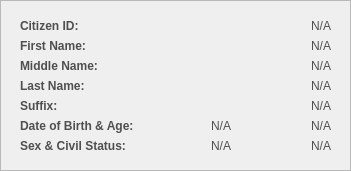
     <widget class="QFrame" name="basePopUpBodyFrame_4">
      <property name="geometry">
       <rect>
        <x>190</x>
        <y>20</y>
        <width>351</width>
        <height>171</height>
       </rect>
      </property>
      <property name="styleSheet">
       <string notr="true">#basePopUpBodyFrame_4 {
	background-color: rgb(247, 247, 247);
	border: 1px solid rgb(194, 194, 194);
	border-radius: 10px;
}</string>
      </property>
      <property name="frameShape">
       <enum>QFrame::Shape::StyledPanel</enum>
      </property>
      <property name="frameShadow">
       <enum>QFrame::Shadow::Raised</enum>
      </property>
      <widget class="QLabel" name="cp_labelCitizenID">
       <property name="geometry">
        <rect>
         <x>20</x>
         <y>10</y>
         <width>141</width>
         <height>31</height>
        </rect>
       </property>
       <property name="font">
        <font>
         <family>Arial</family>
         <pointsize>9</pointsize>
         <bold>true</bold>
        </font>
       </property>
       <property name="styleSheet">
        <string notr="true">#cp_labelCitizenID{
	background-color:transparent;
	color:#4f4f4f;
}</string>
       </property>
       <property name="text">
        <string>Citizen ID:</string>
       </property>
       <property name="alignment">
        <set>Qt::AlignmentFlag::AlignLeading|Qt::AlignmentFlag::AlignLeft|Qt::AlignmentFlag::AlignVCenter</set>
       </property>
      </widget>
      <widget class="QLabel" name="cp_displayCItizenID">
       <property name="geometry">
        <rect>
         <x>130</x>
         <y>10</y>
         <width>201</width>
         <height>31</height>
        </rect>
       </property>
       <property name="font">
        <font>
         <family>Arial</family>
         <pointsize>9</pointsize>
        </font>
       </property>
       <property name="styleSheet">
        <string notr="true">#cp_displayCItizenID{
	background-color:transparent;
	color:#4f4f4f;
}</string>
       </property>
       <property name="text">
        <string>N/A</string>
       </property>
       <property name="alignment">
        <set>Qt::AlignmentFlag::AlignRight|Qt::AlignmentFlag::AlignTrailing|Qt::AlignmentFlag::AlignVCenter</set>
       </property>
      </widget>
      <widget class="QLabel" name="cp_displayFirstName">
       <property name="geometry">
        <rect>
         <x>130</x>
         <y>30</y>
         <width>201</width>
         <height>31</height>
        </rect>
       </property>
       <property name="font">
        <font>
         <family>Arial</family>
         <pointsize>9</pointsize>
        </font>
       </property>
       <property name="styleSheet">
        <string notr="true">#cp_displayFirstName{
	background-color:transparent;
	color:#4f4f4f;
}</string>
       </property>
       <property name="text">
        <string>N/A</string>
       </property>
       <property name="alignment">
        <set>Qt::AlignmentFlag::AlignRight|Qt::AlignmentFlag::AlignTrailing|Qt::AlignmentFlag::AlignVCenter</set>
       </property>
      </widget>
      <widget class="QLabel" name="cp_labelFirstName">
       <property name="geometry">
        <rect>
         <x>20</x>
         <y>30</y>
         <width>141</width>
         <height>31</height>
        </rect>
       </property>
       <property name="font">
        <font>
         <family>Arial</family>
         <pointsize>9</pointsize>
         <bold>true</bold>
        </font>
       </property>
       <property name="styleSheet">
        <string notr="true">#cp_labelFirstName{
	background-color:transparent;
	color:#4f4f4f;
}</string>
       </property>
       <property name="text">
        <string>First Name:</string>
       </property>
       <property name="alignment">
        <set>Qt::AlignmentFlag::AlignLeading|Qt::AlignmentFlag::AlignLeft|Qt::AlignmentFlag::AlignVCenter</set>
       </property>
      </widget>
      <widget class="QLabel" name="cp_labelLastName">
       <property name="geometry">
        <rect>
         <x>20</x>
         <y>70</y>
         <width>141</width>
         <height>31</height>
        </rect>
       </property>
       <property name="font">
        <font>
         <family>Arial</family>
         <pointsize>9</pointsize>
         <bold>true</bold>
        </font>
       </property>
       <property name="styleSheet">
        <string notr="true">#cp_labelLastName{
	background-color:transparent;
	color:#4f4f4f;
}</string>
       </property>
       <property name="text">
        <string>Last Name:</string>
       </property>
       <property name="alignment">
        <set>Qt::AlignmentFlag::AlignLeading|Qt::AlignmentFlag::AlignLeft|Qt::AlignmentFlag::AlignVCenter</set>
       </property>
      </widget>
      <widget class="QLabel" name="cp_displayLastName">
       <property name="geometry">
        <rect>
         <x>130</x>
         <y>70</y>
         <width>201</width>
         <height>31</height>
        </rect>
       </property>
       <property name="font">
        <font>
         <family>Arial</family>
         <pointsize>9</pointsize>
        </font>
       </property>
       <property name="styleSheet">
        <string notr="true">#cp_displayLastName{
	background-color:transparent;
	color:#4f4f4f;
}</string>
       </property>
       <property name="text">
        <string>N/A</string>
       </property>
       <property name="alignment">
        <set>Qt::AlignmentFlag::AlignRight|Qt::AlignmentFlag::AlignTrailing|Qt::AlignmentFlag::AlignVCenter</set>
       </property>
      </widget>
      <widget class="QLabel" name="cp_displayMiddleName">
       <property name="geometry">
        <rect>
         <x>130</x>
         <y>50</y>
         <width>201</width>
         <height>31</height>
        </rect>
       </property>
       <property name="font">
        <font>
         <family>Arial</family>
         <pointsize>9</pointsize>
        </font>
       </property>
       <property name="styleSheet">
        <string notr="true">#cp_displayMiddleName{
	background-color:transparent;
	color:#4f4f4f;
}</string>
       </property>
       <property name="text">
        <string>N/A</string>
       </property>
       <property name="alignment">
        <set>Qt::AlignmentFlag::AlignRight|Qt::AlignmentFlag::AlignTrailing|Qt::AlignmentFlag::AlignVCenter</set>
       </property>
      </widget>
      <widget class="QLabel" name="cp_labelMiddleName">
       <property name="geometry">
        <rect>
         <x>20</x>
         <y>50</y>
         <width>141</width>
         <height>31</height>
        </rect>
       </property>
       <property name="font">
        <font>
         <family>Arial</family>
         <pointsize>9</pointsize>
         <bold>true</bold>
        </font>
       </property>
       <property name="styleSheet">
        <string notr="true">#cp_labelMiddleName{
	background-color:transparent;
	color:#4f4f4f;
}</string>
       </property>
       <property name="text">
        <string>Middle Name:</string>
       </property>
       <property name="alignment">
        <set>Qt::AlignmentFlag::AlignLeading|Qt::AlignmentFlag::AlignLeft|Qt::AlignmentFlag::AlignVCenter</set>
       </property>
      </widget>
      <widget class="QLabel" name="cp_labelSex">
       <property name="geometry">
        <rect>
         <x>20</x>
         <y>130</y>
         <width>141</width>
         <height>31</height>
        </rect>
       </property>
       <property name="font">
        <font>
         <family>Arial</family>
         <pointsize>9</pointsize>
         <bold>true</bold>
        </font>
       </property>
       <property name="styleSheet">
        <string notr="true">#cp_labelSex{
	background-color:transparent;
	color:#4f4f4f;
}</string>
       </property>
       <property name="text">
        <string>Sex &amp; Civil Status:</string>
       </property>
       <property name="alignment">
        <set>Qt::AlignmentFlag::AlignLeading|Qt::AlignmentFlag::AlignLeft|Qt::AlignmentFlag::AlignVCenter</set>
       </property>
      </widget>
      <widget class="QLabel" name="cp_displaySex">
       <property name="geometry">
        <rect>
         <x>130</x>
         <y>130</y>
         <width>101</width>
         <height>31</height>
        </rect>
       </property>
       <property name="font">
        <font>
         <family>Arial</family>
         <pointsize>9</pointsize>
        </font>
       </property>
       <property name="styleSheet">
        <string notr="true">#cp_displaySex{
	background-color:transparent;
	color:#4f4f4f;
}</string>
       </property>
       <property name="text">
        <string>N/A</string>
       </property>
       <property name="alignment">
        <set>Qt::AlignmentFlag::AlignRight|Qt::AlignmentFlag::AlignTrailing|Qt::AlignmentFlag::AlignVCenter</set>
       </property>
      </widget>
      <widget class="QLabel" name="cp_displayDOB">
       <property name="geometry">
        <rect>
         <x>130</x>
         <y>110</y>
         <width>101</width>
         <height>31</height>
        </rect>
       </property>
       <property name="font">
        <font>
         <family>Arial</family>
         <pointsize>9</pointsize>
        </font>
       </property>
       <property name="styleSheet">
        <string notr="true">#cp_displayDOB{
	background-color:transparent;
	color:#4f4f4f;
}</string>
       </property>
       <property name="text">
        <string>N/A</string>
       </property>
       <property name="alignment">
        <set>Qt::AlignmentFlag::AlignRight|Qt::AlignmentFlag::AlignTrailing|Qt::AlignmentFlag::AlignVCenter</set>
       </property>
      </widget>
      <widget class="QLabel" name="cp_displaySuffix">
       <property name="geometry">
        <rect>
         <x>130</x>
         <y>90</y>
         <width>201</width>
         <height>31</height>
        </rect>
       </property>
       <property name="font">
        <font>
         <family>Arial</family>
         <pointsize>9</pointsize>
        </font>
       </property>
       <property name="styleSheet">
        <string notr="true">#cp_displaySuffix{
	background-color:transparent;
	color:#4f4f4f;
}</string>
       </property>
       <property name="text">
        <string>N/A</string>
       </property>
       <property name="alignment">
        <set>Qt::AlignmentFlag::AlignRight|Qt::AlignmentFlag::AlignTrailing|Qt::AlignmentFlag::AlignVCenter</set>
       </property>
      </widget>
      <widget class="QLabel" name="cp_labelSuffiix">
       <property name="geometry">
        <rect>
         <x>20</x>
         <y>90</y>
         <width>141</width>
         <height>31</height>
        </rect>
       </property>
       <property name="font">
        <font>
         <family>Arial</family>
         <pointsize>9</pointsize>
         <bold>true</bold>
        </font>
       </property>
       <property name="styleSheet">
        <string notr="true">#cp_labelSuffiix{
	background-color:transparent;
	color:#4f4f4f;
}</string>
       </property>
       <property name="text">
        <string>Suffix:</string>
       </property>
       <property name="alignment">
        <set>Qt::AlignmentFlag::AlignLeading|Qt::AlignmentFlag::AlignLeft|Qt::AlignmentFlag::AlignVCenter</set>
       </property>
      </widget>
      <widget class="QLabel" name="cp_labelDOB">
       <property name="geometry">
        <rect>
         <x>20</x>
         <y>110</y>
         <width>141</width>
         <height>31</height>
        </rect>
       </property>
       <property name="font">
        <font>
         <family>Arial</family>
         <pointsize>9</pointsize>
         <bold>true</bold>
        </font>
       </property>
       <property name="styleSheet">
        <string notr="true">#cp_labelDOB{
	background-color:transparent;
	color:#4f4f4f;
}</string>
       </property>
       <property name="text">
        <string>Date of Birth &amp; Age:</string>
       </property>
       <property name="alignment">
        <set>Qt::AlignmentFlag::AlignLeading|Qt::AlignmentFlag::AlignLeft|Qt::AlignmentFlag::AlignVCenter</set>
       </property>
      </widget>
      <widget class="QLabel" name="cp_displaySex_2">
       <property name="geometry">
        <rect>
         <x>270</x>
         <y>160</y>
         <width>101</width>
         <height>31</height>
        </rect>
       </property>
       <property name="font">
        <font>
         <family>Arial</family>
         <pointsize>9</pointsize>
        </font>
       </property>
       <property name="styleSheet">
        <string notr="true">#cp_displaySex{
	background-color:transparent;
	color:#4f4f4f;
}</string>
       </property>
       <property name="text">
        <string>Male</string>
       </property>
       <property name="alignment">
        <set>Qt::AlignmentFlag::AlignRight|Qt::AlignmentFlag::AlignTrailing|Qt::AlignmentFlag::AlignVCenter</set>
       </property>
      </widget>
      <widget class="QLabel" name="cp_displayCivilStatus">
       <property name="geometry">
        <rect>
         <x>250</x>
         <y>130</y>
         <width>81</width>
         <height>31</height>
        </rect>
       </property>
       <property name="font">
        <font>
         <family>Arial</family>
         <pointsize>9</pointsize>
        </font>
       </property>
       <property name="styleSheet">
        <string notr="true">#cp_displayCivilStatus{
	background-color:transparent;
	color:#4f4f4f;
}</string>
       </property>
       <property name="text">
        <string>N/A</string>
       </property>
       <property name="alignment">
        <set>Qt::AlignmentFlag::AlignRight|Qt::AlignmentFlag::AlignTrailing|Qt::AlignmentFlag::AlignVCenter</set>
       </property>
      </widget>
      <widget class="QLabel" name="cp_displayAge">
       <property name="geometry">
        <rect>
         <x>250</x>
         <y>110</y>
         <width>81</width>
         <height>31</height>
        </rect>
       </property>
       <property name="font">
        <font>
         <family>Arial</family>
         <pointsize>9</pointsize>
        </font>
       </property>
       <property name="styleSheet">
        <string notr="true">#cp_displayAge{
	background-color:transparent;
	color:#4f4f4f;
}</string>
       </property>
       <property name="text">
        <string>N/A</string>
       </property>
       <property name="alignment">
        <set>Qt::AlignmentFlag::AlignRight|Qt::AlignmentFlag::AlignTrailing|Qt::AlignmentFlag::AlignVCenter</set>
       </property>
      </widget>
     </widget>
